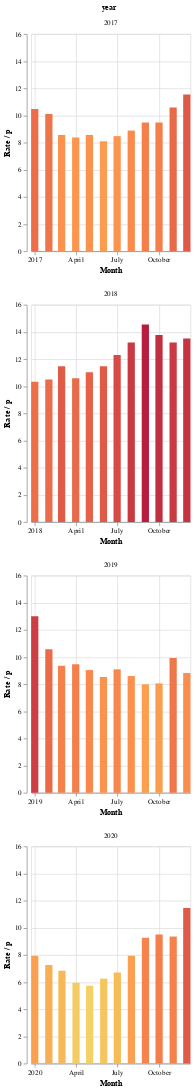

Notebook source saved alongside this figure:
### Markdown cell above
In comparison to previous years, it was a very cheap year for Agile...

### Code cell
median_rate = all_years.resample('MS').median()
median_rate['year'] = median_rate.index.year
alt.Chart(median_rate.reset_index()).mark_bar(width=10).encode(
    alt.X('timestamp', title='Month'),
    alt.Y('rate', title='Rate / p'),
    alt.Color('rate', scale=alt.Scale(scheme='goldred'), legend=None),
    alt.Facet('year', columns=1, spacing=0),
).resolve_scale(
    x='independent'
).properties(
    width=220
)

### Figure 1 — Vega-Lite specification as saved in the notebook (floating-point values rounded to 4 significant figures)
{"config": {"view": {"continuousWidth": 400, "continuousHeight": 300}}, "data": {"name": "data-1a93428c8cc82e5706847505e46b964b"}, "mark": {"type": "bar", "width": 10}, "encoding": {"color": {"type": "quantitative", "field": "rate", "legend": null, "scale": {"scheme": "goldred"}}, "facet": {"type": "quantitative", "columns": 1, "field": "year", "spacing": 0}, "x": {"type": "temporal", "field": "timestamp", "title": "Month"}, "y": {"type": "quantitative", "field": "rate", "title": "Rate / p"}}, "resolve": {"scale": {"x": "independent"}}, "width": 220, "$schema": "https://vega.github.io/schema/vega-lite/v4.8.1.json", "datasets": {"data-1a93428c8cc82e5706847505e46b964b": [{"timestamp": "2017-01-01T00:00:00+00:00", "rate": 10.48, "year": 2017}, {"timestamp": "2017-02-01T00:00:00+00:00", "rate": 10.11, "year": 2017}, {"timestamp": "2017-03-01T00:00:00+00:00", "rate": 8.557, "year": 2017}, {"timestamp": "2017-04-01T00:00:00+01:00", "rate": 8.379, "year": 2017}, {"timestamp": "2017-05-01T00:00:00+01:00", "rate": 8.568, "year": 2017}, {"timestamp": "2017-06-01T00:00:00+01:00", "rate": 8.101, "year": 2017}, {"timestamp": "2017-07-01T00:00:00+01:00", "rate": 8.479, "year": 2017}, {"timestamp": "2017-08-01T00:00:00+01:00", "rate": 8.888, "year": 2017}, {"timestamp": "2017-09-01T00:00:00+01:00", "rate": 9.482, "year": 2017}, {"timestamp": "2017-10-01T00:00:00+01:00", "rate": 9.482, "year": 2017}, {"timestamp": "2017-11-01T00:00:00+00:00", "rate": 10.59, "year": 2017}, {"timestamp": "2017-12-01T00:00:00+00:00", "rate": 11.54, "year": 2017}, {"timestamp": "2018-01-01T00:00:00+00:00", "rate": 10.34, "year": 2018}, {"timestamp": "2018-02-01T00:00:00+00:00", "rate": 10.51, "year": 2018}, {"timestamp": "2018-03-01T00:00:00+00:00", "rate": 11.47, "year": 2018}, {"timestamp": "2018-04-01T00:00:00+01:00", "rate": 10.58, "year": 2018}, {"timestamp": "2018-05-01T00:00:00+01:00", "rate": 11.03, "year": 2018}, {"timestamp": "2018-06-01T00:00:00+01:00", "rate": 11.47, "year": 2018}, {"timestamp": "2018-07-01T00:00:00+01:00", "rate": 12.31, "year": 2018}, {"timestamp": "2018-08-01T00:00:00+01:00", "rate": 13.23, "year": 2018}, {"timestamp": "2018-09-01T00:00:00+01:00", "rate": 14.55, "year": 2018}, {"timestamp": "2018-10-01T00:00:00+01:00", "rate": 13.78, "year": 2018}, {"timestamp": "2018-11-01T00:00:00+00:00", "rate": 13.23, "year": 2018}, {"timestamp": "2018-12-01T00:00:00+00:00", "rate": 13.51, "year": 2018}, {"timestamp": "2019-01-01T00:00:00+00:00", "rate": 13.01, "year": 2019}, {"timestamp": "2019-02-01T00:00:00+00:00", "rate": 10.57, "year": 2019}, {"timestamp": "2019-03-01T00:00:00+00:00", "rate": 9.366, "year": 2019}, {"timestamp": "2019-04-01T00:00:00+01:00", "rate": 9.471, "year": 2019}, {"timestamp": "2019-05-01T00:00:00+01:00", "rate": 9.04, "year": 2019}, {"timestamp": "2019-06-01T00:00:00+01:00", "rate": 8.526, "year": 2019}, {"timestamp": "2019-07-01T00:00:00+01:00", "rate": 9.093, "year": 2019}, {"timestamp": "2019-08-01T00:00:00+01:00", "rate": 8.6, "year": 2019}, {"timestamp": "2019-09-01T00:00:00+01:00", "rate": 7.99, "year": 2019}, {"timestamp": "2019-10-01T00:00:00+01:00", "rate": 8.059, "year": 2019}, {"timestamp": "2019-11-01T00:00:00+00:00", "rate": 9.922, "year": 2019}, {"timestamp": "2019-12-01T00:00:00+00:00", "rate": 8.82, "year": 2019}, {"timestamp": "2020-01-01T00:00:00+00:00", "rate": 7.938, "year": 2020}, {"timestamp": "2020-02-01T00:00:00+00:00", "rate": 7.255, "year": 2020}, {"timestamp": "2020-03-01T00:00:00+00:00", "rate": 6.835, "year": 2020}, {"timestamp": "2020-04-01T00:00:00+01:00", "rate": 5.954, "year": 2020}, {"timestamp": "2020-05-01T00:00:00+01:00", "rate": 5.733, "year": 2020}, {"timestamp": "2020-06-01T00:00:00+01:00", "rate": 6.258, "year": 2020}, {"timestamp": "2020-07-01T00:00:00+01:00", "rate": 6.71, "year": 2020}, {"timestamp": "2020-08-01T00:00:00+01:00", "rate": 7.938, "year": 2020}, {"timestamp": "2020-09-01T00:00:00+01:00", "rate": 9.261, "year": 2020}, {"timestamp": "2020-10-01T00:00:00+01:00", "rate": 9.502, "year": 2020}, {"timestamp": "2020-11-01T00:00:00+00:00", "rate": 9.355, "year": 2020}, {"timestamp": "2020-12-01T00:00:00+00:00", "rate": 11.47, "year": 2020}]}}
